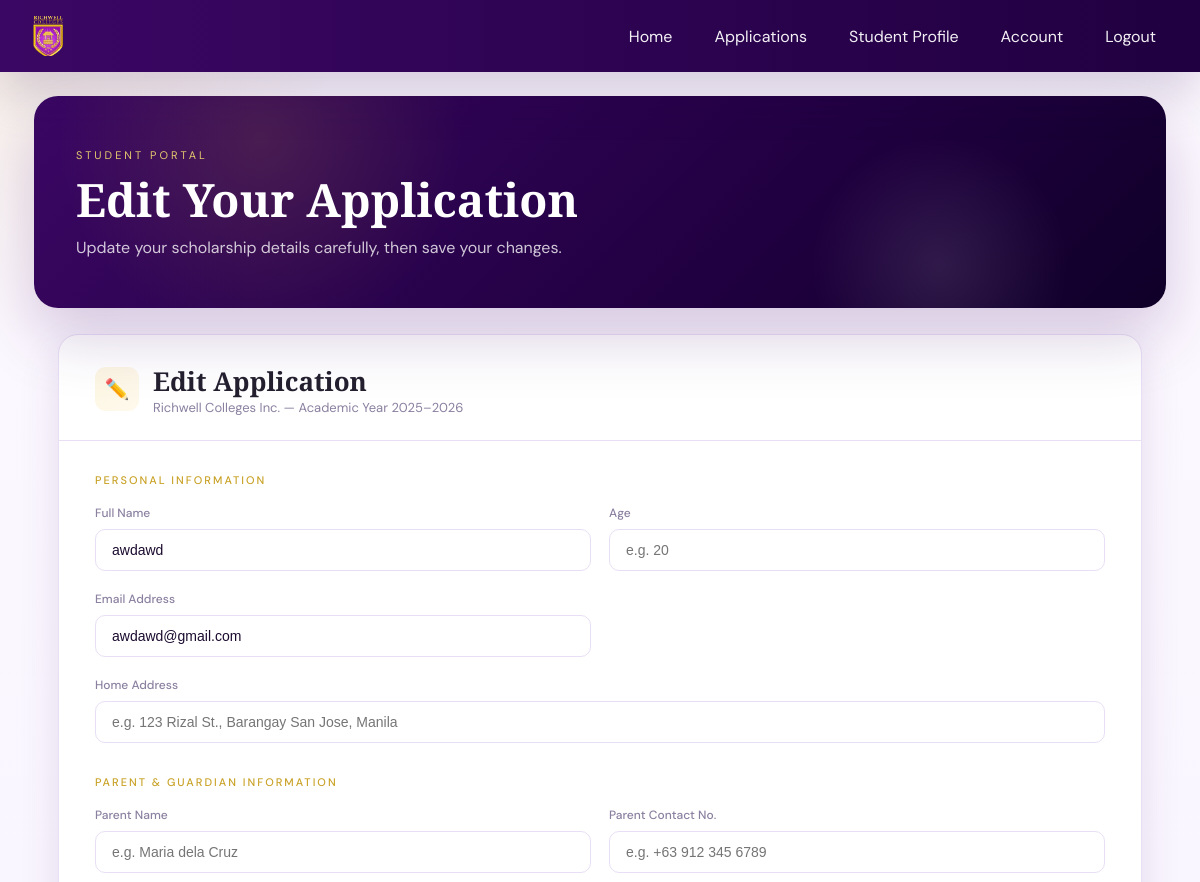
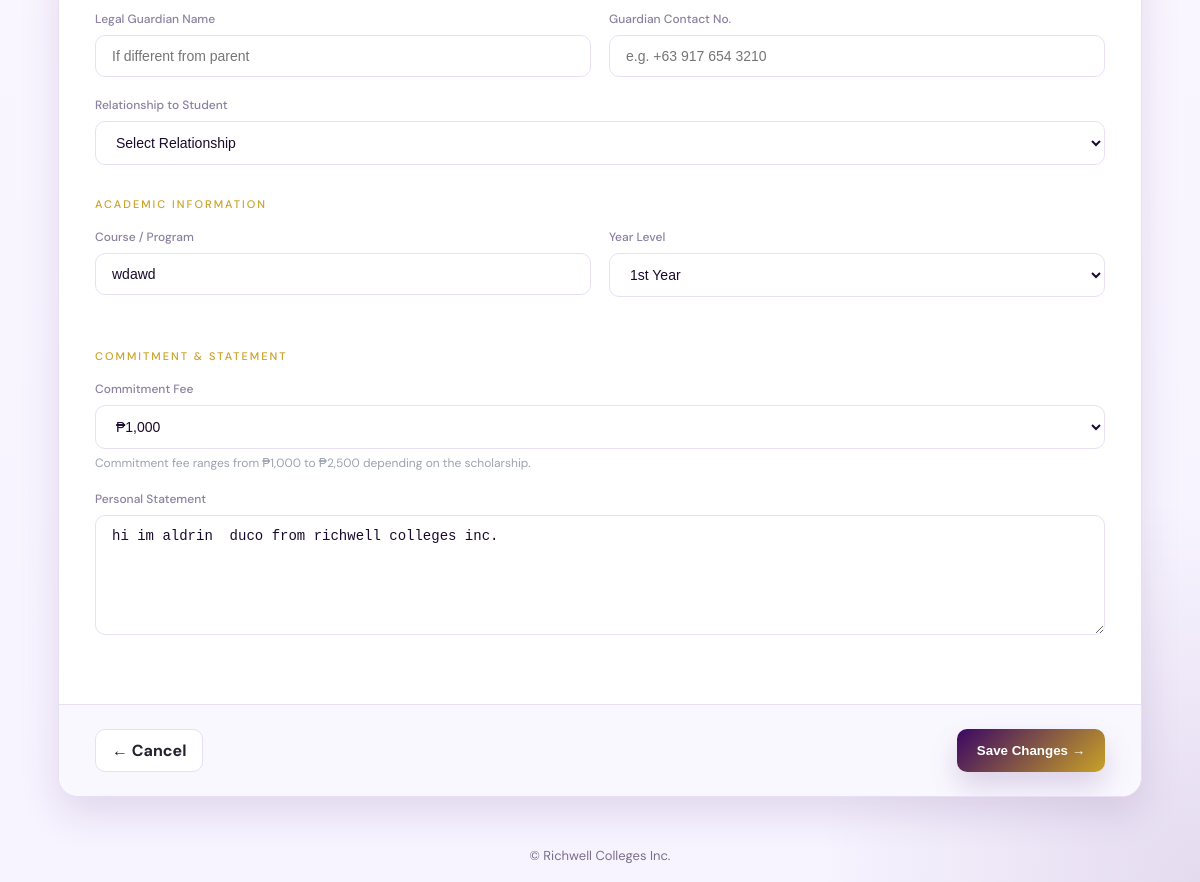
The app's page /applications/2/edit/ with its own data (2 pictures, top to bottom).
### applications/models.py (models this page shows, shortened)
class Application(models.Model):
    STATUS_CHOICES = (
        ('pending', 'Pending'),
        ('approved', 'Approved'),
        ('rejected', 'Rejected'),
    )
    user = models.ForeignKey(User, on_delete=models.CASCADE)
    full_name = models.CharField(max_length=100)
    email = models.EmailField()
    course = models.CharField(max_length=100)
    year_level = models.CharField(max_length=50)
    commitment = models.CharField(max_length=50)
    statement = models.TextField()
    status = models.CharField(
        max_length=20,
        choices=STATUS_CHOICES,
        default='pending'
    )
    date_applied = models.DateTimeField(auto_now_add=True)

### applications/views.py (the view)
# urls.py: path('<int:id>/edit/', views.application_edit, name='edit'),
def application_edit(request, id):
    application = Application.objects.get(id=id)
    if request.method == 'POST':
        form = ApplicationForm(request.POST, instance=application)
        if form.is_valid():
            form.save()
            return redirect('applications:list')
    else:
        form = ApplicationForm(instance=application)
    return render(request, 'applications/edit.html', {
        'form': form,
        'application': application
    })

### applications/templates/applications/edit.html (shortened to what this page needs)
{% extends 'base.html' %}
{% load static %}
{% block content %}
<div class="hero">
  <div class="hero-inner">
    <div class="hero-eyebrow">Student Portal</div>
    <h1>Edit <span>Your Application</span></h1>
    <p>Update your scholarship details carefully, then save your changes.</p>
  </div>
</div>
<div class="container">
  <div class="form-card">
    <div class="form-card-header">
      <div class="form-card-icon">✏️</div>
      <div>
        <h2>Edit Application</h2>
        <p>Richwell Colleges Inc. — Academic Year 2025–2026</p>
      </div>
    </div>
    <div class="form-body">
      <form method="POST">
        <div class="form-section">
          <div class="form-section-title">Personal Information</div>
          <div class="form-row">
            <div class="form-group">
              <label for="full_name">Full Name</label>
              <input type="text" id="full_name" name="full_name" value="{{ application.full_name }}" required>
            </div>
            <div class="form-group">
              <label for="age">Age</label>
              <input type="number" id="age" name="age" min="15" max="35" placeholder="e.g. 20" required>
            </div>
          </div>
          <div class="form-row">
            <div class="form-group">
              <label for="email">Email Address</label>
              <input type="email" id="email" name="email" value="{{ application.email }}" required>
            </div>
          </div>
          <div class="form-group">
            <label for="address">Home Address</label>
            <input type="text" id="address" name="address" placeholder="e.g. 123 Rizal St., Barangay San Jose, Manila" required>
          </div>
        </div>
        <div class="form-section">
          <div class="form-section-title">Parent &amp; Guardian Information</div>
          <div class="form-row">
            <div class="form-group">
              <label for="parent_name">Parent Name</label>
              <input type="text" id="parent_name" name="parent_name" placeholder="e.g. Maria dela Cruz" required>
            </div>
            <div class="form-group">
              <label for="parent_contact">Parent Contact No.</label>
              <input type="text" id="parent_contact" name="parent_contact" placeholder="e.g. +63 912 345 6789" required>
            </div>
          </div>
          <div class="form-row">
            <div class="form-group">
              <label for="guardian_name">Legal Guardian Name</label>
              <input type="text" id="guardian_name" name="guardian_name" placeholder="If different from parent">
            </div>
            <div class="form-group">
              <label for="guardian_contact">Guardian Contact No.</label>
              <input type="text" id="guardian_contact" name="guardian_contact" placeholder="e.g. +63 917 654 3210">
            </div>
          </div>
          <div class="form-group">
            <label for="guardian_relationship">Relationship to Student</label>
            <select id="guardian_relationship" name="guardian_relationship">
              <option value="">Select Relationship</option>
            </select>
          </div>
        </div>
        <div class="form-section">
          <div class="form-section-title">Academic Information</div>
          <div class="form-row">
            <div class="form-group">
              <label for="course">Course / Program</label>
              <input type="text" id="course" name="course" value="{{ application.course }}" placeholder="e.g. BS Computer Science" required>
            </div>
            <div class="form-group">
              <label for="year_level">Year Level</label>
              <select id="year_level" name="year_level" required>
                <option value="1st Year" {% if application.year_level == "1st Year" %}selected{% endif %}>1st Year</option>
              </select>
            </div>
          </div>
        </div>
        <div class="form-section">
          <div class="form-section-title">Commitment &amp; Statement</div>
          <div class="form-group">
            <label for="commitment">Commitment Fee</label>
            <select id="commitment" name="commitment" required>
              <option value="1000" {% if application.commitment == "1000" %}selected{% endif %}>₱1,000</option>
            </select>
            <p style="font-size:12px;color:#9CA3AF;margin-top:6px;">Commitment fee ranges from ₱1,000 to ₱2,500 depending on the scholarship.</p>
          </div>
          <div class="form-group">
            <label for="statement">Personal Statement</label>
            <textarea id="statement" name="statement" rows="5" required>{{ application.statement }}</textarea>
          </div>
        </div>
      </div>
      <div class="form-footer">
        <a class="btn-cancel" href="{% url 'applications:detail' application.id %}">← Cancel</a>
        <button class="btn-submit" type="submit">Save Changes →</button>
      </div>
  </div>
</div>
{% endblock %}

### records on screen
Application: full_name "awdawd", email "awdawd@gmail.com", course "wdawd", year_level "1st Year", commitment "₱1,000", statement "hi im aldrin duco from richwell colleges inc."
